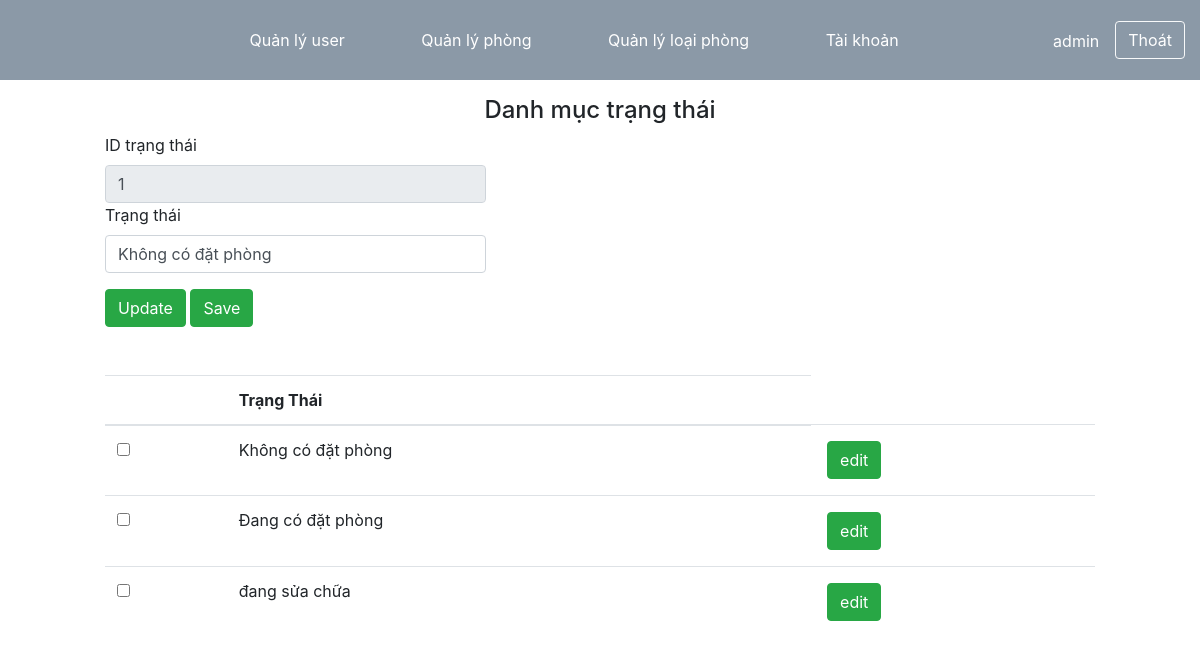
The app's page /admin/index.php?action=suatrangthai&id=1 (signed in) with its own data.
### tables this page shows
CREATE TABLE IF NOT EXISTS `trangthai` (
  `ID` int NOT NULL AUTO_INCREMENT,
  `trangthai` varchar(255) NOT NULL,
  PRIMARY KEY (`ID`)
);

### models/trangthaiModel.php (called while the page is built, shortened)
<?php
	class trangthaiModel extends connect
	{
		public function docdanhsachtrangthai()
		{
			$sql = "select * from trangthai";
			$dstrangthai = $this->get_data($sql);
			return $dstrangthai;
		}
		public function timkiemtheoID($id)
		{
			$sql = "select * from trangthai where ID = $id;";
			$ds = $this->get_data($sql);
			foreach ($ds as $key => $value) {
				$this->id = $value["ID"];
				$this->trangthai = $value["trangthai"];
			}
		}
	}
?>

### models/database.php (called while the page is built, shortened)
<?php
	class connect{
		public function get_data($sql)
		{
			$conn = mysqli_connect("localhost","root","","quanlykhachsan");
			$result = mysqli_query($conn,$sql);
			$arr = mysqli_fetch_all($result,MYSQLI_ASSOC);
			return $arr;
		}
	}
 ?>

### admin/danhmuctrangthai/ds_trangthai.php (called while the page is built)
<?php
	$tt = new trangthaiModel();
	$dstrangthai = $tt->docdanhsachtrangthai();
 ?>

### admin/danhmuctrangthai/load_danhmuctrangthai.php (the view, shortened to what this page needs)
<div class="text-center">
				<h4>Danh mục trạng thái</h4>
			</div>
<div class="row mb-5">
		<form method="post" action="index.php?action=danhmuctrangthai" enctype="multipart/form-data" style="width:80%">
			<div class="row">
                <div class="form-group col col-md-6">
                	<label class="form-label">ID trạng thái</label>
                    <input type="text" name="id" readonly class="form-control" value="<?php if(isset($txt_id)) echo $txt_id ?>" />
                    <label class="form-label">Trạng thái</label>
                    <input type="text" name="trangthai" required class="form-control" value="<?php if(isset($txt_trangthai)) echo $txt_trangthai ?>" />
                </div>
			</div>
			<input name="btn_suatrangthai" type="submit" value="Update" class="btn btn-success">
            <input name="btn_luutrangthai" type="submit" value="Save" class="btn btn-success">
    	</form>
	</div>
<div class="row">
	<table class="table">
			  <thead>
			    <tr>
			      <th scope="col"></th>
					<th scope="col">Trạng Thái</th>
			    </tr>
			  </thead>
			  <tbody>
			  	<?php foreach ($dstrangthai as $key => $value): ?>
			  		<tr>
				      <th><input type="checkbox" name=""></th>
				      <td><?php echo $value["trangthai"] ?></td>
				      <td>
				      	<?php
				      		$id_update = "index.php?action=suatrangthai&id=".$value["ID"]
				      	?>
				      	<a href=<?php echo "$id_update" ?>><input type="button" class="btn btn-success m-1" name="" value="edit"></a>
				      </td>
			    </tr>
			  	<?php endforeach ?>
			  </tbody>
			</table>
</div>

### css/style.css (style rules this page uses)
* { margin: 0; padding: 0; box-sizing: border-box; list-style: none; text-decoration: none; }

### records on screen
trangthai: id "1", trangthai "Không có đặt phòng"
trangthai: trangthai "Đang có đặt phòng"
trangthai: trangthai "đang sửa chữa"

### other values on screen
$_SESSION['user'] "admin"
